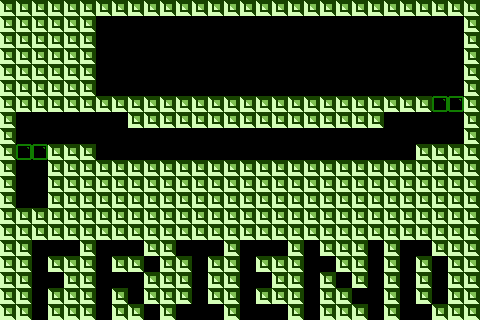

The image is a tile-based game level rendered from a .tmx file. Its description and source (layers, tilesets, objects; grid data summarised) follow:
An orthogonal 30x20 tile map with 16x16 px tiles, 2 tile layers (bricks, solidbricks), 5 tilesets and 22 objects (6x runningChaserEnemySpawnPoint, 6x PowerUpSpawnPoint, 3x StarInGameCurrency, SpawnPoint, TimeBomb, ...).

<map version="1.0" orientation="orthogonal" width="30" height="20" tilewidth="16" tileheight="16">
 <tileset firstgid="1" name="TileSetTemplate" tilewidth="16" tileheight="16">
  <image source="TileSetTemplate.png" width="64" height="64" />
 </tileset>
 <tileset firstgid="17" name="TileSetTemplateSolid" tilewidth="16" tileheight="16">
  <image source="TileSetTemplateSolid.png" width="64" height="64" />
 </tileset>
 <tileset firstgid="33" name="Tile H" tilewidth="16" tileheight="16">
  <image source="Tile H.png" width="16" height="16" />
 </tileset>
 <tileset firstgid="34" name="Tile 4 Green" tilewidth="16" tileheight="16">
  <image source="Tile 4 Green.png" width="16" height="16" />
 </tileset>
 <tileset firstgid="35" name="Tile 9 DarkGreen" tilewidth="16" tileheight="16">
  <image source="Tile 9 DarkGreen.png" width="16" height="16" />
 </tileset>
 <layer name="bricks" width="30" height="20">
  <data>[600 cells, 4 non-empty, 1 distinct tile ids]</data>
 </layer>
 <layer name="solidbricks" width="30" height="20">
  <data>[600 cells, 353 non-empty, 1 distinct tile ids]</data>
 </layer>
 <objectgroup name="Objects" width="30" height="20">
  <object x="441" y="107" height="1" />
  <object name="SpawnPoint" x="31" y="187">
   <properties>
    <property name="SpawnPoint" value="1" />
   </properties>
  </object>
  <object name="TimeBomb" x="443" y="130">
   <properties>
    <property name="TimeBomb" value="1" />
   </properties>
  </object>
  <object name="runningChaserEnemySpawnPoint" x="383" y="148">
   <properties>
    <property name="WalkRightFirst" value="YES" />
    <property name="runningChaserEnemySpawnPoint" value="1" />
   </properties>
  </object>
  <object name="runningChaserEnemySpawnPoint" x="325" y="146">
   <properties>
    <property name="WalkRightFirst" value="YES" />
    <property name="runningChaserEnemySpawnPoint" value="1" />
   </properties>
  </object>
  <object name="runningChaserEnemySpawnPoint" x="267" y="145">
   <properties>
    <property name="WalkRightFirst" value="YES" />
    <property name="runningChaserEnemySpawnPoint" value="1" />
   </properties>
  </object>
  <object name="runningChaserEnemySpawnPoint" x="201" y="145">
   <properties>
    <property name="WalkRightFirst" value="YES" />
    <property name="runningChaserEnemySpawnPoint" value="1" />
   </properties>
  </object>
  <object name="runningChaserEnemySpawnPoint" x="130" y="143">
   <properties>
    <property name="WalkRightFirst" value="YES" />
    <property name="runningChaserEnemySpawnPoint" value="1" />
   </properties>
  </object>
  <object name="PowerUpSpawnPoint" x="55" y="120">
   <properties>
    <property name="PowerUpSpawnPoint" value="0" />
   </properties>
  </object>
  <object name="PowerUpSpawnPoint" x="70" y="118">
   <properties>
    <property name="PowerUpSpawnPoint" value="1" />
   </properties>
  </object>
  <object name="PowerUpSpawnPoint" x="91" y="120">
   <properties>
    <property name="PowerUpSpawnPoint" value="2" />
   </properties>
  </object>
  <object name="PowerUpSpawnPoint" x="55" y="136">
   <properties>
    <property name="PowerUpSpawnPoint" value="3" />
   </properties>
  </object>
  <object name="PowerUpSpawnPoint" x="71" y="136">
   <properties>
    <property name="PowerUpSpawnPoint" value="4" />
   </properties>
  </object>
  <object name="PowerUpSpawnPoint" x="94" y="136">
   <properties>
    <property name="PowerUpSpawnPoint" value="5" />
   </properties>
  </object>
  <object name="MindControlPowerUp" x="31" y="134">
   <properties>
    <property name="MindControlPowerUp" value="1" />
   </properties>
  </object>
  <object name="StarInGameCurrency" x="236" y="147">
   <properties>
    <property name="StarInGameCurrency" value="1" />
   </properties>
  </object>
  <object name="diagonalFlyerSpawnPoint" x="409" y="128">
   <properties>
    <property name="diagonalFlyerSpawnPoint" value="1" />
   </properties>
  </object>
  <object name="FriendPillPowerUp" x="31" y="126">
   <properties>
    <property name="FriendPillPowerUp" value="1" />
   </properties>
  </object>
  <object name="StarInGameCurrency" x="242" y="54">
   <properties>
    <property name="StarInGameCurrency" value="1" />
   </properties>
  </object>
  <object name="StarInGameCurrency" x="369" y="52">
   <properties>
    <property name="StarInGameCurrency" value="1" />
   </properties>
  </object>
  <object name="ExitDoor" x="146" y="66">
   <properties>
    <property name="ExitDoor" value="1" />
   </properties>
  </object>
  <object name="runningChaserEnemySpawnPoint" x="290" y="79">
   <properties>
    <property name="WalkRightFirst" value="YES" />
    <property name="runningChaserEnemySpawnPoint" value="1" />
   </properties>
  </object>
 </objectgroup>
</map>
